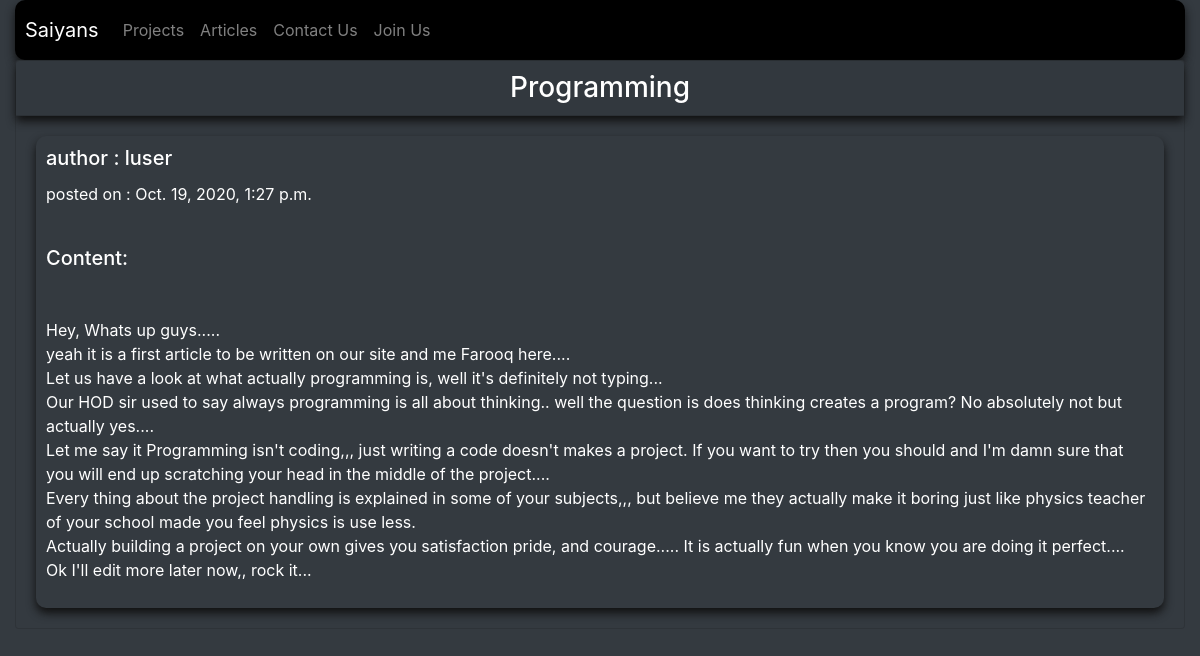
Page /Articles/Programming/ on the committed database.
### blog/models.py (models this page shows)
class Article(models.Model):
	title = models.CharField(max_length = 255)
	content = models.TextField()
	author = models.ForeignKey(settings.AUTH_USER_MODEL,on_delete = models.CASCADE)
	created_on = models.DateTimeField(auto_now_add = True)
	slug = models.SlugField(null = True)

### blog/views.py (the view)
# urls.py: re_path(r'Articles/(?P<slug>[-\w]+)/$',views.read_article,name = 'read_article'),
def read_article(request,slug):
	template = 'blog/read_article.html'
	obj = get_object_or_404(Article,slug = slug)
	return render(request,template,{'article':obj})

### templates/blog/read_article.html
{% extends 'blog/base.html' %}
{% block content %}
	{% include 'includes/navbar.html' %}
	<div class="card bg-dark">
  		<h3 class="card-header shadow-style text-center">{{article.title}}</h5>
  		<div class="card-body">
        <div class="shadow-style">
   			 <h5 class="card-title">author : {{article.author}}</h5>
   			 <p class="card-text">posted on : {{article.created_on}}</p><br>
         <h5>Content:</h5><br>
    		<p class="card-text">{{article.content|linebreaks}}</p>
  			</div>
  		</div>
	</div>
{% endblock %}

### static/css/custom.css (style rules this page uses)
.shadow-style { box-shadow: 0 5px 10px #101010; padding: 10px; border-radius: 10px; }

### rows in the picture
Article: title "Programming", author "luser", created_on "Oct. 19, 2020, 1:27 p.m.", content "Hey, Whats up guys..... yeah it is a first article to be written on our site and me Farooq here.... Let us have a look at what actually programming is, well it's definitely not typing... Our HOD sir used to say always programming is all about thinking.. well the question is does thinking creates a program? No absolutely not but actually yes.... Let me say it Programming isn't coding,,, just writing a code doesn't makes a project. If you want to try then you should and I'm damn sure that you will end up scratching your head in the middle of the project.... Every thing about the project handling is explained in some of your subjects,,, but believe me they actually make it boring just like…"
